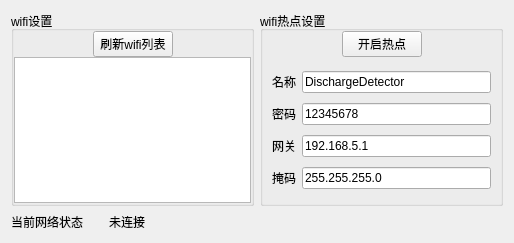
<?xml version="1.0" encoding="UTF-8"?>
<ui version="4.0">
 <class>OptionWifi</class>
 <widget class="QWidget" name="OptionWifi">
  <property name="geometry">
   <rect>
    <x>0</x>
    <y>0</y>
    <width>514</width>
    <height>243</height>
   </rect>
  </property>
  <property name="windowTitle">
   <string>Form</string>
  </property>
  <layout class="QVBoxLayout" name="verticalLayout_2">
   <item>
    <layout class="QHBoxLayout" name="horizontalLayout_15" stretch="1,1">
     <item>
      <widget class="QGroupBox" name="groupBox">
       <property name="title">
        <string>wifi设置</string>
       </property>
       <layout class="QVBoxLayout" name="verticalLayout">
        <property name="spacing">
         <number>0</number>
        </property>
        <property name="leftMargin">
         <number>0</number>
        </property>
        <property name="topMargin">
         <number>0</number>
        </property>
        <property name="rightMargin">
         <number>0</number>
        </property>
        <property name="bottomMargin">
         <number>0</number>
        </property>
        <item>
         <layout class="QHBoxLayout" name="horizontalLayout_10">
          <item>
           <spacer name="horizontalSpacer_16">
            <property name="orientation">
             <enum>Qt::Horizontal</enum>
            </property>
            <property name="sizeHint" stdset="0">
             <size>
              <width>40</width>
              <height>20</height>
             </size>
            </property>
           </spacer>
          </item>
          <item>
           <widget class="QPushButton" name="pushButton">
            <property name="text">
             <string>刷新wifi列表</string>
            </property>
            <property name="checkable">
             <bool>true</bool>
            </property>
           </widget>
          </item>
          <item>
           <spacer name="horizontalSpacer_15">
            <property name="orientation">
             <enum>Qt::Horizontal</enum>
            </property>
            <property name="sizeHint" stdset="0">
             <size>
              <width>40</width>
              <height>20</height>
             </size>
            </property>
           </spacer>
          </item>
         </layout>
        </item>
        <item>
         <widget class="QTableWidget" name="tableWidget">
          <property name="verticalScrollBarPolicy">
           <enum>Qt::ScrollBarAlwaysOff</enum>
          </property>
          <property name="horizontalScrollBarPolicy">
           <enum>Qt::ScrollBarAlwaysOff</enum>
          </property>
          <property name="alternatingRowColors">
           <bool>false</bool>
          </property>
          <property name="selectionBehavior">
           <enum>QAbstractItemView::SelectRows</enum>
          </property>
          <property name="iconSize">
           <size>
            <width>15</width>
            <height>15</height>
           </size>
          </property>
          <property name="showGrid">
           <bool>false</bool>
          </property>
          <attribute name="horizontalHeaderVisible">
           <bool>false</bool>
          </attribute>
          <attribute name="horizontalHeaderDefaultSectionSize">
           <number>10</number>
          </attribute>
          <attribute name="horizontalHeaderStretchLastSection">
           <bool>true</bool>
          </attribute>
          <attribute name="verticalHeaderVisible">
           <bool>false</bool>
          </attribute>
          <attribute name="verticalHeaderDefaultSectionSize">
           <number>18</number>
          </attribute>
          <attribute name="verticalHeaderMinimumSectionSize">
           <number>10</number>
          </attribute>
         </widget>
        </item>
       </layout>
      </widget>
     </item>
     <item>
      <widget class="QGroupBox" name="groupBox_2">
       <property name="minimumSize">
        <size>
         <width>0</width>
         <height>0</height>
        </size>
       </property>
       <property name="title">
        <string>wifi热点设置</string>
       </property>
       <layout class="QVBoxLayout" name="verticalLayout_4">
        <property name="spacing">
         <number>0</number>
        </property>
        <property name="leftMargin">
         <number>0</number>
        </property>
        <property name="topMargin">
         <number>0</number>
        </property>
        <property name="rightMargin">
         <number>0</number>
        </property>
        <property name="bottomMargin">
         <number>0</number>
        </property>
        <item>
         <layout class="QHBoxLayout" name="horizontalLayout_11">
          <item>
           <spacer name="horizontalSpacer_17">
            <property name="orientation">
             <enum>Qt::Horizontal</enum>
            </property>
            <property name="sizeHint" stdset="0">
             <size>
              <width>40</width>
              <height>20</height>
             </size>
            </property>
           </spacer>
          </item>
          <item>
           <widget class="QPushButton" name="pushButton_hot">
            <property name="text">
             <string>开启热点</string>
            </property>
           </widget>
          </item>
          <item>
           <spacer name="horizontalSpacer_18">
            <property name="orientation">
             <enum>Qt::Horizontal</enum>
            </property>
            <property name="sizeHint" stdset="0">
             <size>
              <width>40</width>
              <height>20</height>
             </size>
            </property>
           </spacer>
          </item>
         </layout>
        </item>
        <item>
         <widget class="QWidget" name="widget" native="true">
          <property name="sizePolicy">
           <sizepolicy hsizetype="Expanding" vsizetype="Expanding">
            <horstretch>0</horstretch>
            <verstretch>0</verstretch>
           </sizepolicy>
          </property>
          <layout class="QGridLayout" name="gridLayout_2">
           <property name="verticalSpacing">
            <number>5</number>
           </property>
           <item row="0" column="0">
            <widget class="QLabel" name="label">
             <property name="text">
              <string>名称</string>
             </property>
            </widget>
           </item>
           <item row="0" column="1">
            <widget class="QLineEdit" name="lineEdit_wifi_hot_name">
             <property name="minimumSize">
              <size>
               <width>0</width>
               <height>0</height>
              </size>
             </property>
             <property name="text">
              <string notr="true">DischargeDetector</string>
             </property>
            </widget>
           </item>
           <item row="2" column="0">
            <widget class="QLabel" name="label_2">
             <property name="text">
              <string>密码</string>
             </property>
            </widget>
           </item>
           <item row="2" column="1">
            <widget class="QLineEdit" name="lineEdit_wifi_hot_password">
             <property name="minimumSize">
              <size>
               <width>0</width>
               <height>0</height>
              </size>
             </property>
             <property name="text">
              <string notr="true">12345678</string>
             </property>
            </widget>
           </item>
           <item row="3" column="0">
            <widget class="QLabel" name="label_gateway">
             <property name="text">
              <string>网关</string>
             </property>
            </widget>
           </item>
           <item row="3" column="1">
            <widget class="QLineEdit" name="lineEdit_wifi_hot_gate">
             <property name="minimumSize">
              <size>
               <width>0</width>
               <height>0</height>
              </size>
             </property>
             <property name="text">
              <string notr="true">192.168.5.1</string>
             </property>
            </widget>
           </item>
           <item row="4" column="0">
            <widget class="QLabel" name="label_mask">
             <property name="text">
              <string>掩码</string>
             </property>
            </widget>
           </item>
           <item row="4" column="1">
            <widget class="QLineEdit" name="lineEdit_wifi_hot_mask">
             <property name="minimumSize">
              <size>
               <width>0</width>
               <height>0</height>
              </size>
             </property>
             <property name="text">
              <string notr="true">255.255.255.0</string>
             </property>
            </widget>
           </item>
          </layout>
         </widget>
        </item>
       </layout>
      </widget>
     </item>
    </layout>
   </item>
   <item>
    <layout class="QHBoxLayout" name="horizontalLayout_8">
     <item>
      <widget class="QLabel" name="label_11">
       <property name="sizePolicy">
        <sizepolicy hsizetype="Fixed" vsizetype="Preferred">
         <horstretch>0</horstretch>
         <verstretch>0</verstretch>
        </sizepolicy>
       </property>
       <property name="text">
        <string>当前网络状态</string>
       </property>
      </widget>
     </item>
     <item>
      <spacer name="horizontalSpacer_20">
       <property name="orientation">
        <enum>Qt::Horizontal</enum>
       </property>
       <property name="sizeType">
        <enum>QSizePolicy::Fixed</enum>
       </property>
       <property name="sizeHint" stdset="0">
        <size>
         <width>20</width>
         <height>20</height>
        </size>
       </property>
      </spacer>
     </item>
     <item>
      <widget class="QLabel" name="label_connect_message">
       <property name="text">
        <string>未连接</string>
       </property>
      </widget>
     </item>
    </layout>
   </item>
  </layout>
 </widget>
 <resources/>
 <connections/>
</ui>
